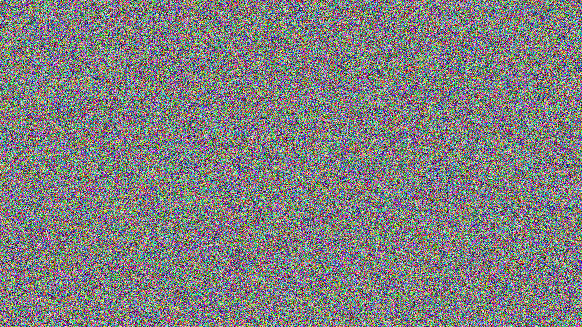
#> input picture flag_7ae18c704272532658c10b5faad06d74.png, 582 x 327 px, found by its file name
$ python lemurXOR.py
#> lines starting #> are read from the running program, lines starting #| are printed output that depends on the picture
#see open cv lib documentation for beterr examples
#alse see geeksforkeeks.org

import cv2 # pip upgrade then pip install opencv

#using the cv2 lib function imread to readin the images
flagImage = cv2.imread("/home/b00131083/college/Secure-Communications/CryptoHack/flag_7ae18c704272532658c10b5faad06d74.png")
#> flagImage is the input picture: shape (327, 582, 3); mean B, G, R 127.6, 127.5, 127.6
lemurImage = cv2.imread("/home/b00131083/college/Secure-Communications/CryptoHack/lemur_ed66878c338e662d3473f0d98eedbd0d.png")
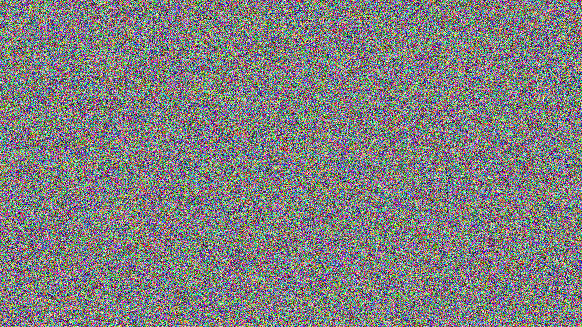
#> input picture lemur_ed66878c338e662d3473f0d98eedbd0d.png, 582 x 327 px, found by its file name
#> lemurImage is the input picture: shape (327, 582, 3); mean B, G, R 127.7, 127.3, 127.6

#apply bitwise xor using cv2 lib
outputImage = cv2.bitwise_xor(lemurImage, flagImage, mask = None)
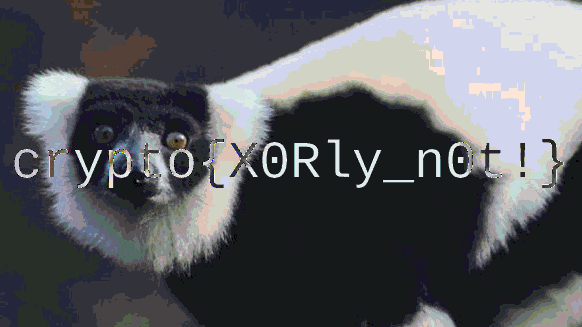
#> outputImage: shape (327, 582, 3); mean B, G, R 94.6, 90.4, 88.5

#display the output image
cv2.imshow('Bitwise XOR', outputImage)

# deallocate memory and wait for input to close window
if cv2.waitKey(0) & 0xff == 27:
#> (key Esc is pressed here)
    cv2.destroyAllWindows()
